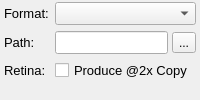
<?xml version="1.0" encoding="UTF-8"?>
<ui version="4.0">
 <class>ExportSettingsPanel</class>
 <widget class="QWidget" name="ExportSettingsPanel">
  <property name="geometry">
   <rect>
    <x>0</x>
    <y>0</y>
    <width>200</width>
    <height>100</height>
   </rect>
  </property>
  <property name="minimumSize">
   <size>
    <width>200</width>
    <height>100</height>
   </size>
  </property>
  <property name="windowTitle">
   <string>Form</string>
  </property>
  <layout class="QVBoxLayout" name="verticalLayout">
   <property name="leftMargin">
    <number>4</number>
   </property>
   <property name="topMargin">
    <number>2</number>
   </property>
   <property name="rightMargin">
    <number>4</number>
   </property>
   <property name="bottomMargin">
    <number>2</number>
   </property>
   <item>
    <layout class="QGridLayout" name="gridLayout_2">
     <property name="rightMargin">
      <number>0</number>
     </property>
     <property name="spacing">
      <number>6</number>
     </property>
     <item row="1" column="0">
      <widget class="QLabel" name="labelPath">
       <property name="minimumSize">
        <size>
         <width>0</width>
         <height>0</height>
        </size>
       </property>
       <property name="maximumSize">
        <size>
         <width>50</width>
         <height>16777215</height>
        </size>
       </property>
       <property name="font">
        <font>
         <pointsize>10</pointsize>
        </font>
       </property>
       <property name="text">
        <string>Path:</string>
       </property>
      </widget>
     </item>
     <item row="0" column="1">
      <widget class="QComboBox" name="comboBoxFormat">
       <property name="sizePolicy">
        <sizepolicy hsizetype="Expanding" vsizetype="Fixed">
         <horstretch>0</horstretch>
         <verstretch>0</verstretch>
        </sizepolicy>
       </property>
       <property name="font">
        <font>
         <pointsize>10</pointsize>
        </font>
       </property>
      </widget>
     </item>
     <item row="1" column="1">
      <layout class="QHBoxLayout" name="horizontalLayout">
       <property name="spacing">
        <number>4</number>
       </property>
       <item>
        <widget class="QLineEdit" name="lineEditPath">
         <property name="font">
          <font>
           <pointsize>10</pointsize>
          </font>
         </property>
        </widget>
       </item>
       <item>
        <widget class="QToolButton" name="buttonSelectPath">
         <property name="font">
          <font>
           <pointsize>9</pointsize>
          </font>
         </property>
         <property name="text">
          <string>...</string>
         </property>
        </widget>
       </item>
      </layout>
     </item>
     <item row="2" column="0">
      <widget class="QLabel" name="labelRetina">
       <property name="minimumSize">
        <size>
         <width>0</width>
         <height>0</height>
        </size>
       </property>
       <property name="maximumSize">
        <size>
         <width>50</width>
         <height>16777215</height>
        </size>
       </property>
       <property name="font">
        <font>
         <pointsize>10</pointsize>
        </font>
       </property>
       <property name="text">
        <string>Retina:</string>
       </property>
      </widget>
     </item>
     <item row="0" column="0">
      <widget class="QLabel" name="labelFormat">
       <property name="minimumSize">
        <size>
         <width>0</width>
         <height>0</height>
        </size>
       </property>
       <property name="maximumSize">
        <size>
         <width>50</width>
         <height>16777215</height>
        </size>
       </property>
       <property name="font">
        <font>
         <pointsize>10</pointsize>
        </font>
       </property>
       <property name="text">
        <string>Format:</string>
       </property>
      </widget>
     </item>
     <item row="2" column="1">
      <widget class="QCheckBox" name="checkBoxRetina">
       <property name="font">
        <font>
         <pointsize>10</pointsize>
        </font>
       </property>
       <property name="text">
        <string>Produce @2x Copy</string>
       </property>
      </widget>
     </item>
    </layout>
   </item>
   <item>
    <spacer name="verticalSpacer">
     <property name="orientation">
      <enum>Qt::Vertical</enum>
     </property>
     <property name="sizeHint" stdset="0">
      <size>
       <width>20</width>
       <height>40</height>
      </size>
     </property>
    </spacer>
   </item>
  </layout>
 </widget>
 <resources/>
 <connections/>
</ui>
